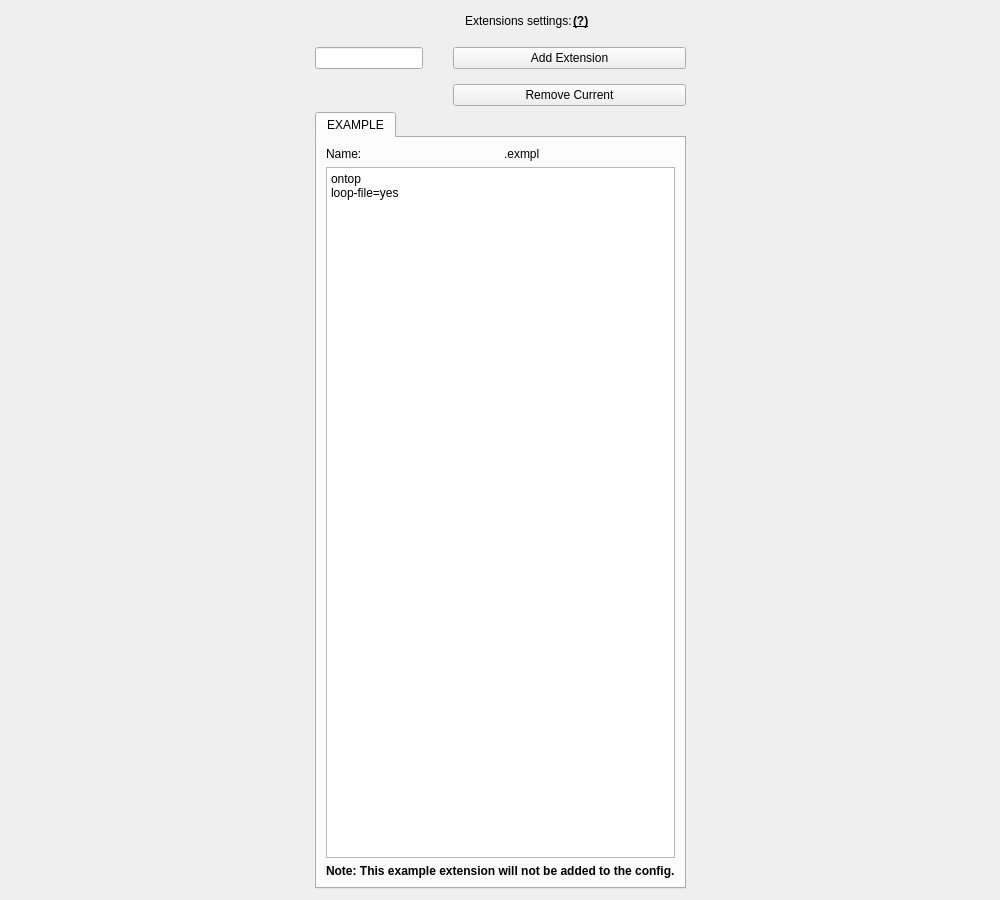
<?xml version="1.0" encoding="UTF-8"?>
<ui version="4.0">
 <class>tabExtensions</class>
 <widget class="QWidget" name="tabExtensions">
  <property name="geometry">
   <rect>
    <x>0</x>
    <y>0</y>
    <width>1000</width>
    <height>900</height>
   </rect>
  </property>
  <property name="windowTitle">
   <string>Form</string>
  </property>
  <layout class="QGridLayout" name="gridLayout">
   <item row="0" column="1">
    <layout class="QHBoxLayout" name="horizontalLayout" stretch="0,1">
     <property name="spacing">
      <number>1</number>
     </property>
     <property name="leftMargin">
      <number>150</number>
     </property>
     <item>
      <widget class="QLabel" name="label_extensions_settings">
       <property name="text">
        <string>Extensions settings:</string>
       </property>
      </widget>
     </item>
     <item>
      <widget class="QLabel" name="label_what_is_extensions">
       <property name="font">
        <font>
         <weight>75</weight>
         <bold>true</bold>
         <underline>true</underline>
        </font>
       </property>
       <property name="toolTip">
        <string>&lt;html&gt;&lt;head/&gt;&lt;body&gt;&lt;p&gt;Extensions allows you to customize settings for a certain filetype. For example all .webm files can automatically loop, while any other filetype does not.&lt;/p&gt;&lt;p&gt;Since there's a plethora of settings you can add here, it has been sat as a text editor instead of a bunch of checkboxes. Check the settings around in the configurator for settings tips. You can also check the manual for further settings.&lt;/p&gt;&lt;/body&gt;&lt;/html&gt;</string>
       </property>
       <property name="text">
        <string>(?)</string>
       </property>
      </widget>
     </item>
    </layout>
   </item>
   <item row="0" column="0">
    <spacer name="horizontalSpacer">
     <property name="orientation">
      <enum>Qt::Horizontal</enum>
     </property>
     <property name="sizeHint" stdset="0">
      <size>
       <width>40</width>
       <height>20</height>
      </size>
     </property>
    </spacer>
   </item>
   <item row="0" column="2">
    <spacer name="horizontalSpacer_2">
     <property name="orientation">
      <enum>Qt::Horizontal</enum>
     </property>
     <property name="sizeHint" stdset="0">
      <size>
       <width>40</width>
       <height>20</height>
      </size>
     </property>
    </spacer>
   </item>
   <item row="2" column="1">
    <layout class="QGridLayout" name="gridLayout_2">
     <item row="0" column="0">
      <widget class="QTabWidget" name="tabWidget">
       <property name="currentIndex">
        <number>0</number>
       </property>
       <widget class="QWidget" name="webm">
        <property name="enabled">
         <bool>true</bool>
        </property>
        <property name="sizePolicy">
         <sizepolicy hsizetype="Expanding" vsizetype="Expanding">
          <horstretch>0</horstretch>
          <verstretch>0</verstretch>
         </sizepolicy>
        </property>
        <attribute name="title">
         <string>EXAMPLE</string>
        </attribute>
        <layout class="QGridLayout" name="gridLayout_3">
         <item row="0" column="0">
          <widget class="QLabel" name="label_name">
           <property name="text">
            <string>Name:</string>
           </property>
          </widget>
         </item>
         <item row="0" column="1">
          <widget class="QLabel" name="label_name_webm">
           <property name="text">
            <string>.exmpl</string>
           </property>
          </widget>
         </item>
         <item row="1" column="0" colspan="2">
          <widget class="QPlainTextEdit" name="webm_text">
           <property name="readOnly">
            <bool>true</bool>
           </property>
           <property name="plainText">
            <string>ontop
loop-file=yes</string>
           </property>
          </widget>
         </item>
         <item row="2" column="0" colspan="2">
          <widget class="QLabel" name="label_note_will_not_be_added">
           <property name="font">
            <font>
             <weight>75</weight>
             <bold>true</bold>
            </font>
           </property>
           <property name="text">
            <string>Note: This example extension will not be added to the config.</string>
           </property>
          </widget>
         </item>
        </layout>
       </widget>
      </widget>
     </item>
    </layout>
   </item>
   <item row="1" column="1">
    <layout class="QFormLayout" name="formLayout">
     <property name="horizontalSpacing">
      <number>30</number>
     </property>
     <property name="verticalSpacing">
      <number>15</number>
     </property>
     <property name="topMargin">
      <number>10</number>
     </property>
     <item row="0" column="0">
      <widget class="QLineEdit" name="valuebox_add_new_extension"/>
     </item>
     <item row="0" column="1">
      <widget class="QPushButton" name="button_add_extension">
       <property name="text">
        <string>Add Extension</string>
       </property>
      </widget>
     </item>
     <item row="1" column="1">
      <widget class="QPushButton" name="button_remove_current">
       <property name="text">
        <string>Remove Current</string>
       </property>
      </widget>
     </item>
    </layout>
   </item>
  </layout>
  <zorder>horizontalSpacer</zorder>
  <zorder>horizontalSpacer_2</zorder>
 </widget>
 <resources/>
 <connections/>
</ui>
